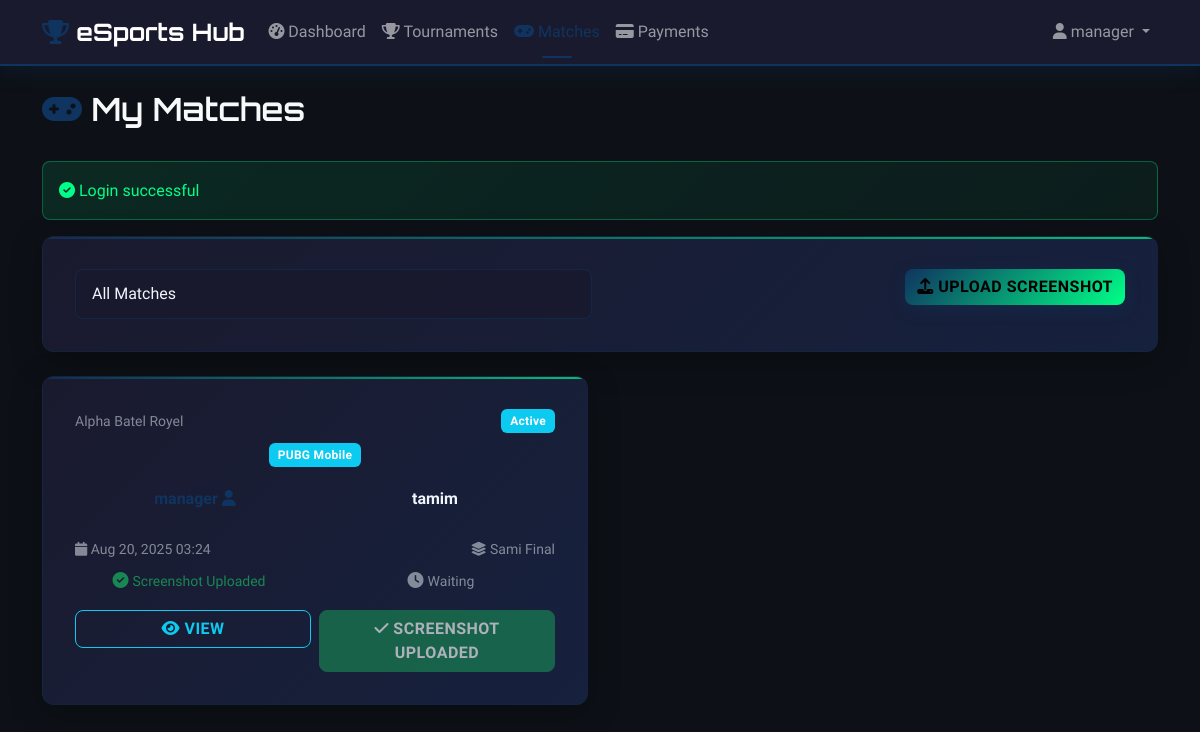
Screenshot of /user/matches.php (signed in) with the database file from the repository.
### tables this page shows
CREATE TABLE matches (
                    id INTEGER PRIMARY KEY AUTOINCREMENT,
                    tournament_id INTEGER NOT NULL,
                    team1_id INTEGER NOT NULL,
                    team2_id INTEGER NOT NULL,
                    team1_name VARCHAR(100),
                    team2_name VARCHAR(100),
                    status VARCHAR(20) DEFAULT 'scheduled',
                    score1 INTEGER,
                    score2 INTEGER,
                    winner_id INTEGER,
                    scheduled_at DATETIME,
                    started_at DATETIME,
                    completed_at DATETIME,
                    created_at DATETIME DEFAULT CURRENT_TIMESTAMP, scheduled_date DATETIME, updated_at TIMESTAMP DEFAULT CURRENT_TIMESTAMP, round VARCHAR(50), notes TEXT,
                    FOREIGN KEY (tournament_id) REFERENCES tournaments(id) ON DELETE CASCADE,
                    FOREIGN KEY (team1_id) REFERENCES users(id),
                    FOREIGN KEY (team2_id) REFERENCES users(id),
                    FOREIGN KEY (winner_id) REFERENCES users(id)
                );

CREATE TABLE tournaments (
                    id INTEGER PRIMARY KEY AUTOINCREMENT,
                    name VARCHAR(200) NOT NULL,
                    description TEXT,
                    game_type VARCHAR(100) NOT NULL,
                    max_teams INTEGER NOT NULL,
                    entry_fee DECIMAL(10,2) DEFAULT 0,
                    prize_pool DECIMAL(10,2) DEFAULT 0,
                    start_date DATETIME,
                    end_date DATETIME,
                    status VARCHAR(20) DEFAULT 'upcoming',
                    thumbnail VARCHAR(255),
                    created_at DATETIME DEFAULT CURRENT_TIMESTAMP,
                    updated_at DATETIME DEFAULT CURRENT_TIMESTAMP
                , winner_id INTEGER, runner_up_id INTEGER, third_place_id INTEGER, winner_prize DECIMAL(10,2) DEFAULT 0.00, runner_up_prize DECIMAL(10,2) DEFAULT 0.00, third_place_prize DECIMAL(10,2) DEFAULT 0.00);

### includes/functions.php (called while the page is built, shortened)
<?php
function getFlashMessage() {
    if (isset($_SESSION['flash_message'])) {
        $message = $_SESSION['flash_message'];
        $type = $_SESSION['flash_type'] ?? 'info';
        return ['message' => $message, 'type' => $type];
    }
    return null;
}
function formatDate($date, $format = 'M d, Y H:i') {
    return date($format, strtotime($date));
}
?>

### user/matches.php (the view, shortened to what this page needs)
<?php
require_once '../config/config.php';
$action = $_GET['action'] ?? 'list';
$success = '';
$userId = $_SESSION['user_id'];
if ($action === 'list') {
    $whereClause = 'WHERE (m.team1_id = ? OR m.team2_id = ?)';
    $params = [$userId, $userId];
    $stmt = $pdo->prepare("
        SELECT m.*, t.name as tournament_name, t.game_type,
               u1.username as team1_name, u2.username as team2_name,
               uw.username as winner_name,
               ms1.screenshot_url as team1_screenshot,
               ms2.screenshot_url as team2_screenshot
        FROM matches m
        JOIN tournaments t ON m.tournament_id = t.id
        JOIN users u1 ON m.team1_id = u1.id
        JOIN users u2 ON m.team2_id = u2.id
        LEFT JOIN users uw ON m.winner_id = uw.id
        LEFT JOIN match_screenshots ms1 ON m.id = ms1.match_id AND ms1.team_id = u1.id
        LEFT JOIN match_screenshots ms2 ON m.id = ms2.match_id AND ms2.team_id = u2.id
        $whereClause
        ORDER BY m.scheduled_date DESC, m.created_at DESC
    ");
    $stmt->execute($params);
    $matches = $stmt->fetchAll();
}
$flash = getFlashMessage();
if ($flash) {
    if ($flash['type'] === 'success') $success = $flash['message'];
    else $error = $flash['message'];
}
?>
<!DOCTYPE html>
<html lang="en">
<head>
    <link href="https://cdn.jsdelivr.net/npm/bootstrap@5.3.0/dist/css/bootstrap.min.css" rel="stylesheet">
    <link rel="stylesheet" href="https://cdnjs.cloudflare.com/ajax/libs/font-awesome/6.4.0/css/all.min.css">
    <link rel="stylesheet" href="../assets/css/style.css">
</head>
<body>
    <nav class="navbar navbar-expand-lg navbar-dark bg-primary">
        <div class="container">
            <a class="navbar-brand fw-bold" href="../index.php">
                <i class="fas fa-trophy text-accent"></i> eSports Hub
            </a>
            <div class="collapse navbar-collapse" id="navbarNav">
                <ul class="navbar-nav me-auto">
                    <li class="nav-item">
                        <a class="nav-link" href="dashboard.php">
                            <i class="fas fa-tachometer-alt"></i> Dashboard
                        </a>
                    </li>
                    <li class="nav-item">
                        <a class="nav-link" href="tournaments.php">
                            <i class="fas fa-trophy"></i> Tournaments
                        </a>
                    </li>
                    <li class="nav-item">
                        <a class="nav-link active" href="matches.php">
                            <i class="fas fa-gamepad"></i> Matches
                        </a>
                    </li>
                    <li class="nav-item">
                        <a class="nav-link" href="payments.php">
                            <i class="fas fa-credit-card"></i> Payments
                        </a>
                    </li>
                </ul>
                <ul class="navbar-nav">
                    <li class="nav-item dropdown">
                        <a class="nav-link dropdown-toggle" href="#" role="button" data-bs-toggle="dropdown">
                            <i class="fas fa-user"></i> <?= htmlspecialchars($_SESSION['username']) ?>
                        </a>
                    </li>
                </ul>
            </div>
        </div>
    </nav>
    <div class="container my-4">
        <div class="d-flex justify-content-between align-items-center mb-4">
            <h2 class="text-light">
                <i class="fas fa-gamepad text-accent"></i>
                <?= $action === 'view' ? 'Match Details' : ($action === 'upload' ? 'Upload Screenshot' : 'My Matches') ?>
            </h2>
        </div>
        <?php if ($success): ?>
            <div class="alert alert-success">
                <i class="fas fa-check-circle"></i> <?= htmlspecialchars($success) ?>
            </div>
        <?php endif; ?>
        <?php if ($action === 'list'): ?>
            <div class="gaming-card mb-4">
                <div class="row g-3">
                    <div class="col-md-6">
                        <form method="GET" class="d-flex gap-2">
                            <select class="form-control gaming-input" name="status" onchange="this.form.submit()">
                                <option value="">All Matches</option>
                            </select>
                        </form>
                    </div>
                    <div class="col-md-6 text-end">
                        <a href="upload.php" class="btn btn-accent">
                            <i class="fas fa-upload"></i> Upload Screenshot
                        </a>
                    </div>
                </div>
            </div>
            <?php if (empty($matches)): ?>
                <div class="gaming-card">
                    <div class="text-center text-light-50 py-5">
                        <i class="fas fa-gamepad fa-4x mb-3"></i>
                        <h4>No Matches Found</h4>
                        <p>You don't have any matches yet. Register for tournaments to get matched!</p>
                        <a href="tournaments.php" class="btn btn-accent">
                            <i class="fas fa-trophy"></i> Browse Tournaments
                        </a>
                    </div>
                </div>
            <?php else: ?>
                <div class="row">
                    <?php foreach ($matches as $match): ?>
                        <div class="col-lg-6 mb-4">
                            <div class="gaming-card match-card h-100">
                                <div class="match-header mb-3">
                                    <div class="d-flex justify-content-between align-items-center mb-2">
                                        <small class="text-light-50"><?= htmlspecialchars($match['tournament_name']) ?></small>
                                        <span class="badge bg-<?= $match['status'] === 'completed' ? 'success' : ($match['status'] === 'live' ? 'danger' : 'info') ?>">
                                            <?= ucfirst($match['status']) ?>
                                        </span>
                                    </div>
                                    <div class="text-center">
                                        <span class="badge bg-info"><?= htmlspecialchars($match['game_type']) ?></span>
                                    </div>
                                </div>
                                <div class="match-teams mb-3">
                                    <div class="d-flex align-items-center justify-content-between">
                                        <div class="team-info text-center">
                                            <div class="team-name <?= $match['team1_id'] == $userId ? 'text-accent fw-bold' : '' ?>">
                                                <?php if ($match['team1_id'] == $userId): ?>
                                                    <i class="fas fa-user text-accent"></i>
                                                <?php endif; ?>
                                            </div>
                                        </div>
                                        <div class="team-info text-center">
                                            <div class="team-name <?= $match['team2_id'] == $userId ? 'text-accent fw-bold' : '' ?>">
                                                <?= htmlspecialchars($match['team2_name']) ?>
                                            </div>
                                        </div>
                                    </div>
                                </div>
                                <div class="match-details mb-3">
                                    <?php if ($match['scheduled_date']): ?>
                                        <div class="d-flex justify-content-between text-light-50 small mb-2">
                                            <span><i class="fas fa-calendar"></i> <?= formatDate($match['scheduled_date']) ?></span>
                                            <?php if ($match['round']): ?>
                                                <span><i class="fas fa-layer-group"></i> <?= htmlspecialchars($match['round']) ?></span>
                                            <?php endif; ?>
                                        </div>
                                    <?php endif; ?>
                                    <div class="screenshot-status">
                                        <div class="row">
                                            <div class="col-6 text-center">
                                                <?php if ($match['team1_screenshot']): ?>
                                                    <i class="fas fa-check-circle text-success"></i>
                                                    <small class="text-success">Screenshot Uploaded</small>
                                                <?php elseif ($match['team1_id'] == $userId && $match['status'] !== 'scheduled'): ?>
                                                    <i class="fas fa-exclamation-triangle text-warning"></i>
                                                    <small class="text-warning">Upload Required</small>
                                                <?php else: ?>
                                                    <i class="fas fa-clock text-light-50"></i>
                                                    <small class="text-light-50">Waiting</small>
                                                <?php endif; ?>
                                            </div>
                                            <div class="col-6 text-center">
                                                <?php if ($match['team2_screenshot']): ?>
                                                    <i class="fas fa-check-circle text-success"></i>
                                                    <small class="text-success">Screenshot Uploaded</small>
                                                <?php elseif ($match['team2_id'] == $userId && $match['status'] !== 'scheduled'): ?>
                                                    <i class="fas fa-exclamation-triangle text-warning"></i>
                                                    <small class="text-warning">Upload Required</small>
                                                <?php else: ?>
                                                    <i class="fas fa-clock text-light-50"></i>
                                                    <small class="text-light-50">Waiting</small>
                                                <?php endif; ?>
                                            </div>
                                        </div>
                                    </div>
                                </div>
                                <div class="match-actions mt-auto">
                                    <div class="row g-2">
                                        <div class="col">
                                            <a href="?action=view&id=<?= $match['id'] ?>" class="btn btn-outline-info w-100">
                                                <i class="fas fa-eye"></i> View
                                            </a>
                                        </div>
                                        <?php if ($match['status'] !== 'scheduled' && $match['status'] !== 'completed'): ?>
                                            <?php
                                            $userScreenshot = ($match['team1_id'] == $userId) ? $match['team1_screenshot'] : $match['team2_screenshot'];
                                            if (!$userScreenshot): ?>
                                                <div class="col">
                                                    <button class="btn btn-warning w-100" type="button" data-bs-toggle="collapse"
                                                            data-bs-target="#uploadForm<?= $match['id'] ?>" aria-expanded="false">
                                                        <i class="fas fa-upload"></i> Upload Screenshot
                                                    </button>
                                                </div>
                                            <?php else: ?>
                                                <div class="col">
                                                    <button class="btn btn-success w-100" disabled>
                                                        <i class="fas fa-check"></i> Screenshot Uploaded
                                                    </button>
                                                </div>
                                            <?php endif; ?>
                                        <?php endif; ?>
                                    </div>
                                </div>
                            </div>
                        </div>
                    <?php endforeach; ?>
                </div>
            <?php endif; ?>
        <?php endif; ?>
    </div>
</body>
</html>

### rows the page displays
matches: tournament.name "Alpha Batel Royel", status "Active", tournament.game_type "PUBG Mobile", team2_name "tamim", scheduled_date "Aug 20, 2025 03:24", round "Sami Final", shows "Waiting", shows "SCREENSHOT UPLOADED"

### other values shown
$_SESSION['username'] "manager"
$success "Login successful"
